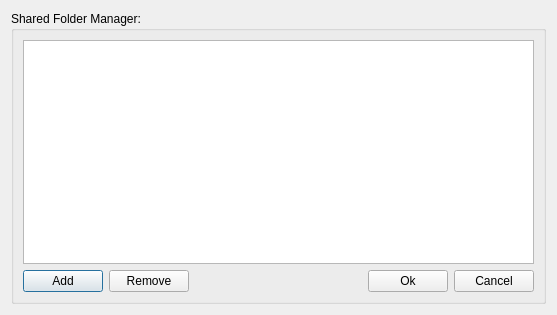
<ui version="4.0" >
 <class>ShareFilesDialog</class>
 <widget class="QDialog" name="ShareFilesDialog" >
  <property name="geometry" >
   <rect>
    <x>0</x>
    <y>0</y>
    <width>557</width>
    <height>315</height>
   </rect>
  </property>
  <property name="windowTitle" >
   <string>Shared Folder Manager</string>
  </property>
  <layout class="QGridLayout" name="gridLayout_2" >
   <item row="0" column="0" >
    <widget class="QGroupBox" name="groupBox" >
     <property name="title" >
      <string>Shared Folder Manager:</string>
     </property>
     <layout class="QGridLayout" name="gridLayout" >
      <item row="1" column="0" >
       <widget class="QPushButton" name="addfile_Btn" >
        <property name="text" >
         <string>Add</string>
        </property>
       </widget>
      </item>
      <item row="1" column="1" >
       <widget class="QPushButton" name="remfile_Btn" >
        <property name="text" >
         <string>Remove</string>
        </property>
       </widget>
      </item>
      <item row="1" column="2" >
       <spacer name="horizontalSpacer" >
        <property name="orientation" >
         <enum>Qt::Horizontal</enum>
        </property>
        <property name="sizeHint" stdset="0" >
         <size>
          <width>170</width>
          <height>20</height>
         </size>
        </property>
       </spacer>
      </item>
      <item row="1" column="3" >
       <widget class="QPushButton" name="shareOk" >
        <property name="text" >
         <string>Ok</string>
        </property>
       </widget>
      </item>
      <item row="1" column="4" >
       <widget class="QPushButton" name="pushButton_4" >
        <property name="text" >
         <string>Cancel</string>
        </property>
       </widget>
      </item>
      <item row="0" column="0" colspan="5" >
       <widget class="QListWidget" name="DownloadList" />
      </item>
     </layout>
    </widget>
   </item>
  </layout>
 </widget>
 <resources/>
 <connections>
  <connection>
   <sender>pushButton_4</sender>
   <signal>clicked()</signal>
   <receiver>sharedFile_dialog</receiver>
   <slot>reject()</slot>
   <hints>
    <hint type="sourcelabel" >
     <x>495</x>
     <y>290</y>
    </hint>
    <hint type="destinationlabel" >
     <x>495</x>
     <y>319</y>
    </hint>
   </hints>
  </connection>
 </connections>
</ui>
